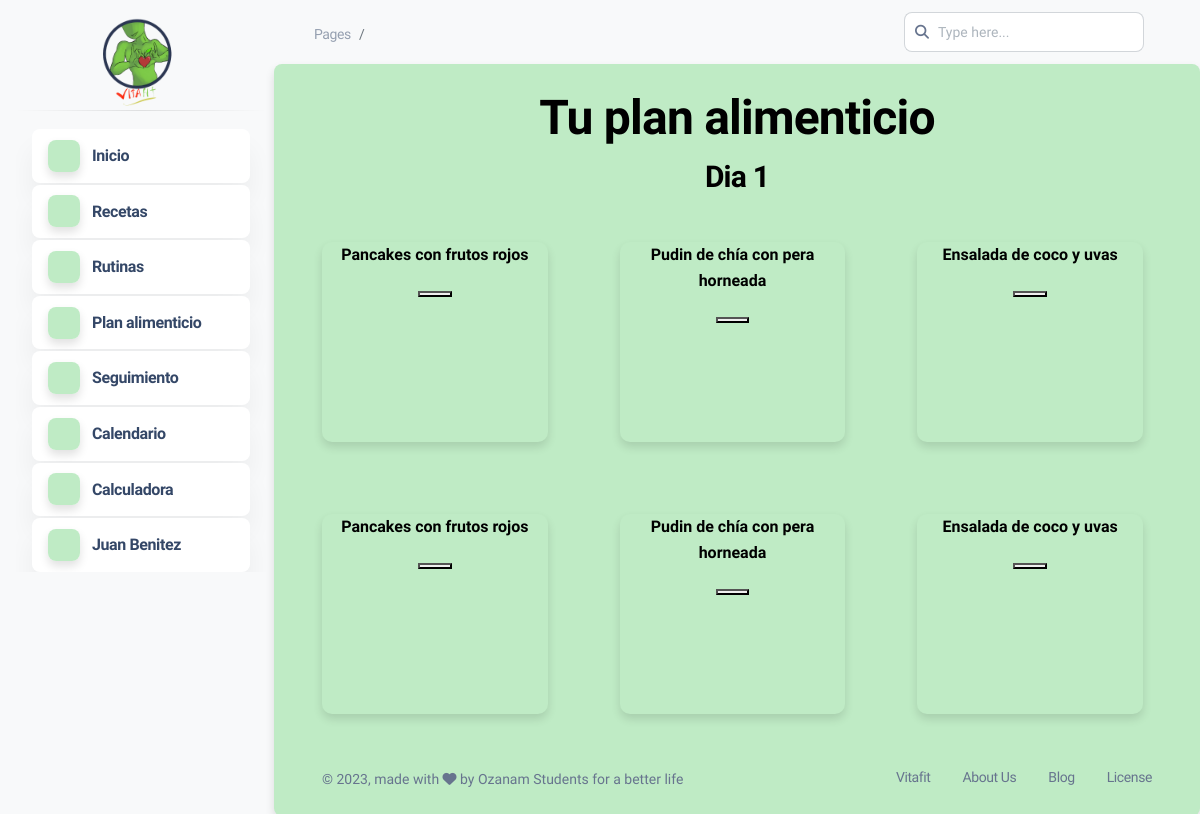
The page /dashboard.php?mod=palimenticio_pro (signed in) on the database its author committed.
### tables this page shows
CREATE TABLE `receta` (
  `id_receta` int(1) NOT NULL,
  `nombre` varchar(50) NOT NULL,
  `descripcion` varchar(15000) NOT NULL,
  `video` blob NOT NULL,
  `ingredientes` varchar(1000) NOT NULL,
  `imagen` mediumblob NOT NULL
);

### modulos/plan/palimenticio_pro.php (the view, shortened to what this page needs)
<center>
<h1>Tu plan alimenticio</h1>
<?php
        $documento=$_SESSION['documento'];
        $consulta = mysqli_query($conexion,"SELECT * FROM plan_alimenticio WHERE numero_identificacion LIKE '%$documento%';") or die ($conexion."Error en la consulta");
        if($fila=mysqli_fetch_array($consulta)){
          $numero_plan=$fila['id_plan'];
          $consulta_lista = mysqli_query($conexion,"SELECT * FROM lista_plan WHERE id_plan = '$numero_plan' AND completada = '1' AND dia_consumo = '1';") or die ($conexion."Error en la consulta");
          $cantidad = mysqli_num_rows($consulta_lista);
          if($cantidad > 0){
            ?>
            <h3><?php echo "Dia 1";?></h3>
            <div class="row">
            <?php
            while($fila=mysqli_fetch_array($consulta_lista)){
                $receta=$fila['id_receta'];
                $consulta=mysqli_query($conexion,"SELECT * FROM receta WHERE id_receta = '$receta';") or die ($conexion."Error en la consulta");
                while($fila=mysqli_fetch_array($consulta)){
                  ?>
                  <br>
                  <br><br>
                  <div class="receta col-md-3 col-lg-3 col-sm-3 col-xs-3 shadow-md">
                  <div class="nombre_receta">
                    <h6><?php echo $fila['nombre'];?></h6>
                  </div>
                  <form method="post"action="dashboard.php?mod=info_receta">
                  <button type="submit" class="btn_consulta col-md-2" name="btn_receta"></button>
                  </form>
                  </div>
                  <?php
                }
              }
              ?>
              </div>
              <?php
            }
        }
?>
</center>

### modulos/plan/palimenticio_pro.php (style rules this page uses)
.receta { background-color:#BFEBC5 ; height: 200px; margin: 4%; border-radius: 10px; }

### rows shown on the page
receta: nombre "Pancakes con frutos rojos"
receta: nombre "Pudin de chía con pera horneada"
receta: nombre "Ensalada de coco y uvas"

### other values the page prints
$_SESSION['primer_nombre'] "Juan"
$_SESSION['primer_apellido'] "Benitez"
